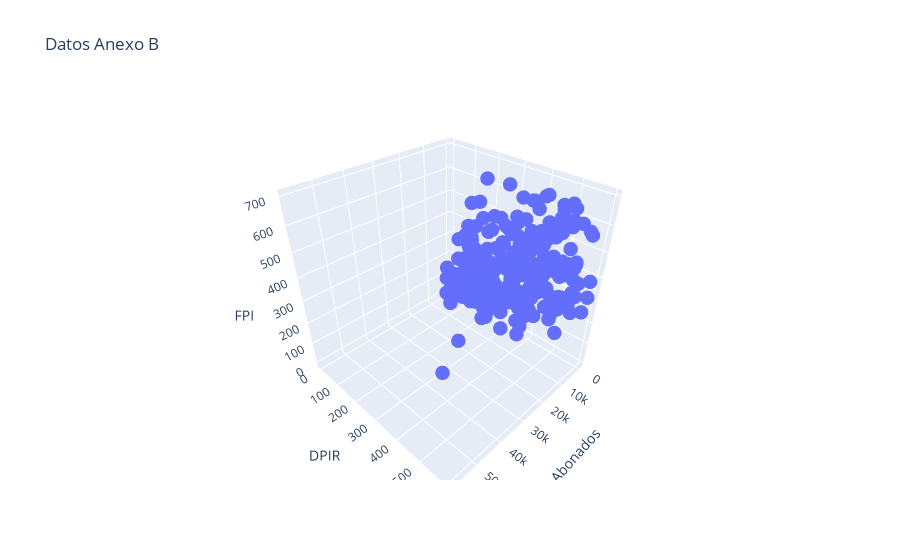

Here is the notebook cell this chart was saved with:
### Code cell
# Análisis exploratorio gráfica de los datos
fig = px.scatter_3d(datosB, x="Abonados", y="DPIR", z="FPI", title="Datos Anexo B")
fig.update_traces(
    textfont=dict(
        family="Arial",
        size=18,
        color="crimson"  # Change this to your desired color
    ),
    marker=dict(
        size=5
        #color='rgba(135, 206, 250, 0.8)'  # Marker color
    )
)
fig.show()

### Figure 1 — Plotly figure (JSON) as saved in the notebook; plotly's stock layout.template omitted (floating-point values rounded to 4 significant figures; data arrays with more than 128 entries replaced by an {"elided": "..."} marker saying what was removed)
{"data": [{"hovertemplate": "Abonados=%{x}<br>DPIR=%{y}<br>FPI=%{z}<extra></extra>", "legendgroup": "", "marker": {"color": "#636efa", "size": 5, "symbol": "circle"}, "mode": "markers", "name": "", "scene": "scene", "showlegend": false, "textfont": {"color": "crimson", "family": "Arial", "size": 18}, "type": "scatter3d", "x": {"elided": "352 int values"}, "y": {"elided": "352 int values"}, "z": {"elided": "352 int values"}}], "layout": {"legend": {"tracegroupgap": 0}, "scene": {"domain": {"x": [0, 1], "y": [0, 1]}, "xaxis": {"title": {"text": "Abonados"}}, "yaxis": {"title": {"text": "DPIR"}}, "zaxis": {"title": {"text": "FPI"}}}, "title": {"text": "Datos Anexo B"}}}
